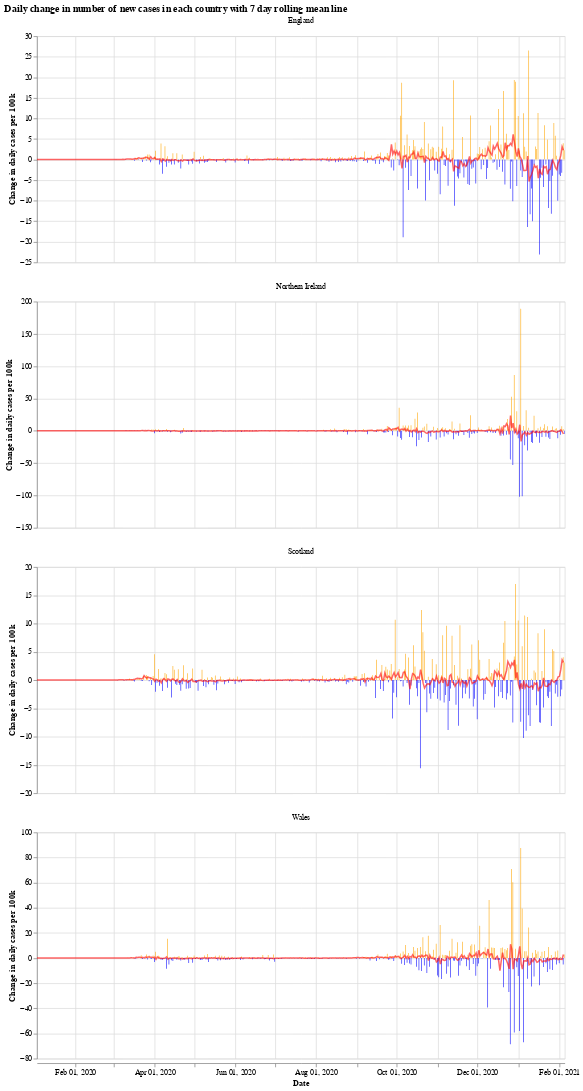

Notebook cell for this chart:
### Markdown cell above
We will use the Python library `Altair` for visualising the data, see the [altair docs](https://altair-viz.github.io/) for more information.

First we have a graph which shows the daily change in the number of new cases for each country. This number jumps up and down all over the place, which is likely due to delay in reporting of new cases over the weekend. Another interesting thing is that it looks like the daily cases in Wales experienced a much shorter period of calm over the summer (calm in the sense of daily cases not jumping up and down).

The orange bars are days when the number of new cases (per 100k population) was more than the previous day, while the blue are days when the number of new cases dropped. The red line is the 7 day moving average. 

When the moving average line is below 0, it means that there is a consistent drop in new cases. We can see this clearly happening around the times that lockdowns were introduced (though, to varying degrees). I will update the graphs soon with a marker of when each lockdown started.

### Code cell
# collapse
import altair as alt

bars = alt.Chart(uk_cases).mark_bar().encode(
    x=alt.X("yearmonthdate(date):T", axis=alt.Axis(title='Date')),
    y=alt.Y("casesChangeRate:Q", axis=alt.Axis(title='Change in daily cases per 100k')),
    tooltip='casesChange',
    color=alt.condition(
        alt.datum.casesChangeRate > 0,
        alt.value("orange"),  # The positive color
        alt.value("blue")  # The negative color
    )
).properties(title='Daily change in number of new cases with 7 day rolling mean',width=700).interactive()

line = alt.Chart(uk_cases).mark_line(
    color='red',
    size=2,
    opacity=0.6
).transform_window(
    rolling_mean='mean(casesChangeRate)',
    frame=[0, 7],
    groupby=['areaName']
).encode(
    x='yearmonthdate(date):T',
    y='rolling_mean:Q'
)

alt.layer(bars, line, data=uk_cases).facet(alt.Column(
    'areaName', title=''), columns=1).resolve_scale(y='independent').properties(title='Daily change in number of new cases in each country with 7 day rolling mean line')

### Figure 1 — Vega-Lite specification as saved in the notebook (floating-point values rounded to 4 significant figures; data arrays with more than 128 entries replaced by an {"elided": "..."} marker saying what was removed)
{"config": {"view": {"continuousWidth": 400, "continuousHeight": 300}}, "data": {"name": "data-47dede481fd66a79d3e402f9312f99c7"}, "facet": {"type": "nominal", "field": "areaName", "title": ""}, "spec": {"layer": [{"mark": "bar", "encoding": {"color": {"condition": {"value": "orange", "test": "(datum.casesChangeRate > 0)"}, "value": "blue"}, "tooltip": {"type": "quantitative", "field": "casesChange"}, "x": {"type": "temporal", "axis": {"title": "Date"}, "field": "date", "timeUnit": "yearmonthdate"}, "y": {"type": "quantitative", "axis": {"title": "Change in daily cases per 100k"}, "field": "casesChangeRate"}}, "selection": {"selector001": {"type": "interval", "bind": "scales", "encodings": ["x", "y"]}}, "title": "Daily change in number of new cases with 7 day rolling mean", "width": 700}, {"mark": {"type": "line", "color": "red", "opacity": 0.6, "size": 2}, "encoding": {"x": {"type": "temporal", "field": "date", "timeUnit": "yearmonthdate"}, "y": {"type": "quantitative", "field": "rolling_mean"}}, "transform": [{"window": [{"op": "mean", "field": "casesChangeRate", "as": "rolling_mean"}], "frame": [0, 7], "groupby": ["areaName"]}]}]}, "columns": 1, "resolve": {"scale": {"y": "independent"}}, "title": "Daily change in number of new cases in each country with 7 day rolling mean line", "$schema": "https://vega.github.io/schema/vega-lite/v4.8.1.json", "datasets": {"data-47dede481fd66a79d3e402f9312f99c7": {"elided": "1596 records"}}}
